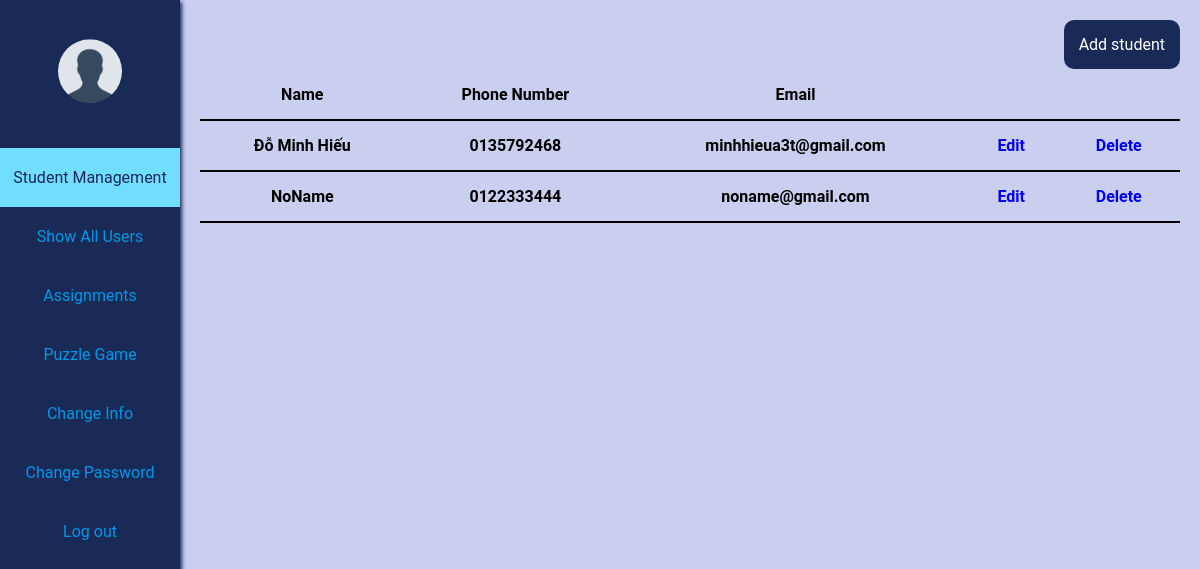
Screenshot of /teacher/student_show.php with the database file from the repository.
### tables this page shows
CREATE TABLE `tbluser` (
  `id` int(11) NOT NULL,
  `username` varchar(255) NOT NULL,
  `password` varchar(255) NOT NULL,
  `pos` int(11) NOT NULL,
  `name` varchar(128) NOT NULL,
  `pnumber` varchar(16) NOT NULL,
  `email` varchar(128) NOT NULL,
  `avatar` varchar(128) NOT NULL
);

### teacher/student_show.php (the view, shortened to what this page needs)
<?php
require_once("../config/user.php");
$student_list = "";
$pos = 2;
$sql = "SELECT * FROM tbluser WHERE pos = '$pos'";
$result = $conn->query($sql);
while($row = $result->fetch_array(MYSQLI_NUM)) {
    $student_list .= "<tr>";
    $student_list .= "<th>".$row[4]."</th>";
    $student_list .= "<th>".$row[5]."</th>";
    $student_list .= "<th>".$row[6]."</th>";
    $student_list .= "<th> <a class='students-list__edit' href='student_edit.php?action=edit&id=".$row[0]."'> Edit </a> </th>";
    $student_list .= "<th> <a class='students-list__delete' href='student_show.php?action=delete&id=".$row[0]."'> Delete </a> </th>";
    $student_list .= "</tr>";
}
?>
<!DOCTYPE html>
<html lang="en">
<head>
    <link rel="stylesheet" href="teacher_style.css">
</head>
<body>
    <div class="sidebar" >
            <ul class="menu">
                <li>
                    <?php
                        $id = $_SESSION["id"];
                        $sql = "SELECT * FROM tbluser WHERE id = '$id'";
                        $result = $conn->query($sql);
                        $row = $result->fetch_array(MYSQLI_NUM);
                        if($row[7])
                            echo '<a href="index.php"> <img src="../image/avatars/'.$row[7].'" class="avatar" alt=""> </a>';
                        else
                            echo '<a href="index.php"> <img src="../image/avatars/default-avatar.png" class="avatar" alt=""> </a>';
                    ?>
                </li>
                <li>
                    <a href="index.php">
                    </a>
                </li>
                <li>
                    <a href="student_show.php" class="darkblue">Student Management</a>
                </li>
                <li>
                    <a href="user.php">Show All Users</a>
                </li>
                <li>
                    <a href="assignment.php">Assignments</a>
                </li>
                <li>
                    <a href="challenge.php" >Puzzle Game</a>
                </li>
                <li>
                    <a href="changeinfo.php" >Change Info</a>
                </li>
                <li>
                    <a href="changepwd.php" >Change Password</a>
                </li>
                <li>
                    <a href="../logout.php">Log out</a>
                </li>
            </ul>
    </div>
    <div class="content">
        <a href="student_add.php" class="add">Add student</a>
        <div id="assignment-scroll" class="students-list">
            <table>
                <tr>
                    <th>Name</th>
                    <th>Phone Number</th>
                    <th>Email</th>
					<th></th>
					<th></th>
                </tr>
                <?php
                    echo $student_list;
                ?>
            </table>
        </div>
    </div>
</body>
</html>

### teacher/teacher_style.css (style rules this page uses)
* { margin: 0; padding: 0; font-family: "Roboto", sans-serif; }
.sidebar { height: 100%; width: 180px; position: fixed; z-index: 1; top: 0; left: 0; background-color: #192a56; overflow-x: hidden; font-size: 16px; box-shadow: 2px 2px 4px #192a56; }
img.avatar { height: 64px; width: 64px; border-radius: 50%; cursor: pointer; transform: translateY(30%); padding: 0 60px; }
.sidebar .menu { margin-top: 0px; }
.sidebar .menu li { list-style-type: none; display: flex; justify-content: center; width: 100%; }
.sidebar .menu li a { display: block; padding: 20px 0; text-decoration: none; color: #0097e6; text-align: center; flex: 1; }
.darkblue { background-color: #71deff!important; color: #192a56!important; opacity: 100%; }
.content { margin-left: 180px; padding: 20px; box-sizing: border-box; font-size: 14px; height: 100vh; background: #cbcfef; }
.content .add { padding: 15px; background: #192a56; color: white; border: none; position: absolute; top: 20px; right: 20px; border-radius: 10px; font-size: 16px; }
.content .students-list table, .content .assignment-list table, .content .assignmentSubmitted-list table { width: 100%; position: relative; top: 50px; }
.content .students-list table, th, td, .content .assignment-list table, th, td { border-bottom: 2px solid black; border-collapse: collapse; background: none; padding: 15px; font-size: 16px; }
.students-list { width: 100%; position: relative; top: 60px; overflow-y: scroll; height: 630px; }
.content .students-list table { margin-top: -60px; }
.students-list__edit, .students-list__delete, .send-message, .assignment-list, .assignmentSubmitted-list { text-decoration: none; }
.add { padding: 15px; background: #192a56; color: white; border: none; border-radius: 10px; text-decoration: none; }
.content .assignmentSubmitted-list table, th, td { border-bottom: 2px solid black; border-collapse: collapse; background: none; padding: 15px; font-size: 16px; margin-top: -68px; }

### rows the page displays
tbluser: name "Đỗ Minh Hiếu", pnumber "0135792468", email "minhhieua3t@gmail.com"
tbluser: name "NoName", pnumber "0122333444", email "noname@gmail.com"
